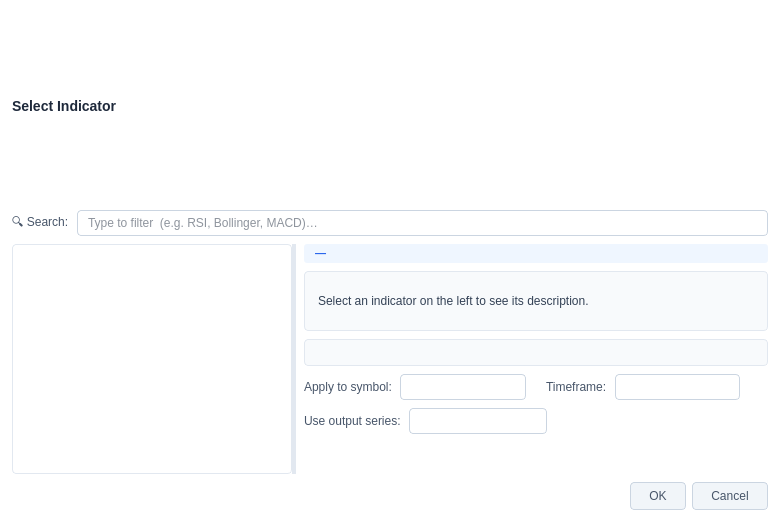
<?xml version="1.0" encoding="UTF-8"?>
<ui version="4.0">
 <class>IndicatorPickerDialog</class>
 <widget class="QDialog" name="IndicatorPickerDialog">
  <property name="geometry">
   <rect>
    <x>0</x>
    <y>0</y>
    <width>780</width>
    <height>520</height>
   </rect>
  </property>
  <property name="windowTitle">
   <string>Add Indicator</string>
  </property>
  <property name="minimumSize">
   <size>
    <width>780</width>
    <height>520</height>
   </size>
  </property>
  <property name="styleSheet">
   <string notr="true">
QDialog { background:#ffffff; color:#1e293b; }
QSplitter::handle { background:#e2e8f0; }
QLineEdit {
    background:#ffffff; border:1px solid #cbd5e1; border-radius:4px;
    color:#1e293b; padding:4px 8px; font-size:12px;
}
QLineEdit:focus { border-color:#3b82f6; }
QTreeWidget {
    background:#ffffff; border:1px solid #e2e8f0; border-radius:4px;
    color:#1e293b; font-size:12px; outline:none;
}
QTreeWidget::item { padding:3px 6px; }
QTreeWidget::item:selected { background:#dbeafe; color:#1e40af; }
QTreeWidget::item:hover    { background:#f1f5f9; }
QTreeWidget::branch { background:#ffffff; }
QLabel { color:#475569; font-size:12px; }
QLabel#titleLabel  { color:#1e293b; font-size:14px; font-weight:700; }
QLabel#groupLabel  { color:#2563eb; font-size:11px; font-weight:700;
                     background:#eff6ff; padding:3px 8px; border-radius:3px; }
QLabel#descLabel   { color:#334155; font-size:12px; background:#f8fafc;
                     border:1px solid #e2e8f0; border-radius:4px;
                     padding:8px 10px; }
QLabel#paramLabel  { color:#475569; font-size:11px; background:#f8fafc;
                     border:1px solid #e2e8f0; border-radius:4px;
                     padding:6px 10px; }
QComboBox {
    background:#ffffff; border:1px solid #cbd5e1; border-radius:4px;
    color:#1e293b; padding:4px 8px; font-size:12px; min-width:100px;
}
QComboBox:hover { border-color:#94a3b8; }
QComboBox:focus { border-color:#3b82f6; }
QComboBox::drop-down { border:none; width:18px; }
QComboBox QAbstractItemView { background:#ffffff; color:#1e293b;
    border:1px solid #e2e8f0; selection-background-color:#dbeafe;
    selection-color:#1e40af; }
QPushButton {
    background:#f1f5f9; color:#475569; border:1px solid #cbd5e1;
    border-radius:4px; padding:6px 18px; font-size:12px;
}
QPushButton:hover { background:#e2e8f0; color:#1e293b; }
QPushButton#okBtn {
    background:qlineargradient(x1:0,y1:0,x2:0,y2:1,stop:0 #2563eb,stop:1 #1d4ed8);
    color:#fff; border:none; font-weight:700;
}
QPushButton#okBtn:hover { background:#1e40af; }
QScrollArea { border:none; background:transparent; }
   </string>
  </property>
  <layout class="QVBoxLayout" name="mainLayout">
   <property name="spacing">
    <number>8</number>
   </property>
   <property name="leftMargin">
    <number>12</number>
   </property>
   <property name="topMargin">
    <number>10</number>
   </property>
   <property name="rightMargin">
    <number>12</number>
   </property>
   <property name="bottomMargin">
    <number>10</number>
   </property>
   <item>
    <widget class="QLabel" name="titleLabel">
     <property name="text">
      <string>Select Indicator</string>
     </property>
    </widget>
   </item>
   <item>
    <layout class="QHBoxLayout" name="searchRow">
     <item>
      <widget class="QLabel" name="searchIconLabel">
       <property name="text">
        <string>🔍 Search:</string>
       </property>
      </widget>
     </item>
     <item>
      <widget class="QLineEdit" name="filterEdit">
       <property name="placeholderText">
        <string>Type to filter  (e.g. RSI, Bollinger, MACD)…</string>
       </property>
       <property name="clearButtonEnabled">
        <bool>true</bool>
       </property>
      </widget>
     </item>
    </layout>
   </item>
   <item>
    <widget class="QSplitter" name="splitter">
     <property name="orientation">
      <enum>Qt::Horizontal</enum>
     </property>
     <property name="handleWidth">
      <number>4</number>
     </property>
     <widget class="QTreeWidget" name="tree">
      <property name="minimumSize">
       <size>
        <width>280</width>
        <height>0</height>
       </size>
      </property>
      <property name="headerHidden">
       <bool>true</bool>
      </property>
      <property name="columnCount">
       <number>1</number>
      </property>
      <column>
       <property name="text">
        <string notr="true">1</string>
       </property>
      </column>
     </widget>
     <widget class="QWidget" name="detailWidget" native="true">
      <layout class="QVBoxLayout" name="detailLayout">
       <property name="leftMargin">
        <number>8</number>
       </property>
       <property name="topMargin">
        <number>0</number>
       </property>
       <property name="rightMargin">
        <number>0</number>
       </property>
       <property name="bottomMargin">
        <number>0</number>
       </property>
       <property name="spacing">
        <number>8</number>
       </property>
       <item>
        <widget class="QLabel" name="groupLabel">
         <property name="text">
          <string>—</string>
         </property>
         <property name="maximumSize">
          <size>
           <width>16777215</width>
           <height>22</height>
          </size>
         </property>
        </widget>
       </item>
       <item>
        <widget class="QLabel" name="descLabel">
         <property name="text">
          <string>Select an indicator on the left to see its description.</string>
         </property>
         <property name="wordWrap">
          <bool>true</bool>
         </property>
         <property name="minimumSize">
          <size>
           <width>0</width>
           <height>60</height>
          </size>
         </property>
        </widget>
       </item>
       <item>
        <widget class="QLabel" name="paramLabel">
         <property name="text">
          <string/>
         </property>
         <property name="wordWrap">
          <bool>true</bool>
         </property>
         <property name="visible">
          <bool>false</bool>
         </property>
        </widget>
       </item>
       <item>
        <layout class="QHBoxLayout" name="symRow">
         <item>
          <widget class="QLabel" name="symLabel">
           <property name="text">
            <string>Apply to symbol:</string>
           </property>
          </widget>
         </item>
         <item>
          <widget class="QComboBox" name="symCombo"/>
         </item>
         <item>
          <spacer name="symTfSpacer">
           <property name="orientation">
            <enum>Qt::Horizontal</enum>
           </property>
           <property name="sizeType">
            <enum>QSizePolicy::Fixed</enum>
           </property>
           <property name="sizeHint" stdset="0">
            <size>
             <width>12</width>
             <height>20</height>
            </size>
           </property>
          </spacer>
         </item>
         <item>
          <widget class="QLabel" name="tfLabel">
           <property name="text">
            <string>Timeframe:</string>
           </property>
          </widget>
         </item>
         <item>
          <widget class="QComboBox" name="tfCombo">
           <property name="toolTip">
            <string>Candle interval to compute this indicator on</string>
           </property>
          </widget>
         </item>
         <item>
          <spacer name="symRowStretch">
           <property name="orientation">
            <enum>Qt::Horizontal</enum>
           </property>
           <property name="sizeHint" stdset="0">
            <size>
             <width>40</width>
             <height>20</height>
            </size>
           </property>
          </spacer>
         </item>
        </layout>
       </item>
       <item>
        <layout class="QHBoxLayout" name="outRow">
         <item>
          <widget class="QLabel" name="outLabel">
           <property name="text">
            <string>Use output series:</string>
           </property>
          </widget>
         </item>
         <item>
          <widget class="QComboBox" name="outputCombo">
           <property name="toolTip">
            <string>Pick which output series to use in conditions
(only relevant for multi-output indicators)</string>
           </property>
          </widget>
         </item>
         <item>
          <spacer name="outRowStretch">
           <property name="orientation">
            <enum>Qt::Horizontal</enum>
           </property>
           <property name="sizeHint" stdset="0">
            <size>
             <width>40</width>
             <height>20</height>
            </size>
           </property>
          </spacer>
         </item>
        </layout>
       </item>
       <item>
        <spacer name="detailStretch">
         <property name="orientation">
          <enum>Qt::Vertical</enum>
         </property>
         <property name="sizeHint" stdset="0">
          <size>
           <width>20</width>
           <height>40</height>
          </size>
         </property>
        </spacer>
       </item>
      </layout>
     </widget>
    </widget>
   </item>
   <item>
    <widget class="QDialogButtonBox" name="buttonBox">
     <property name="standardButtons">
      <set>QDialogButtonBox::Cancel|QDialogButtonBox::Ok</set>
     </property>
    </widget>
   </item>
  </layout>
 </widget>
 <resources/>
 <connections/>
</ui>
